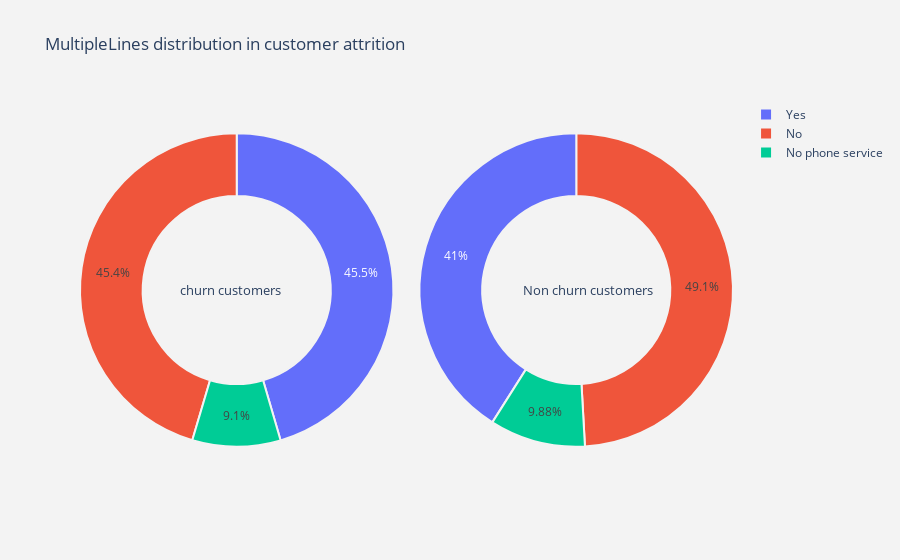

The notebook cell saved with this chart:
### Code cell
plot_pie('MultipleLines')

### Figure 1 — Plotly figure (JSON) as saved in the notebook; plotly's stock layout.template omitted (floating-point values rounded to 4 significant figures)
{"data": [{"domain": {"x": [0, 0.48]}, "hole": 0.6, "hoverinfo": "label+percent+name", "labels": ["Yes", "No", "No phone service"], "marker": {"line": {"color": "rgb(243,243,243)", "width": 2}}, "name": "Churn Customers", "type": "pie", "values": [850, 849, 170]}, {"domain": {"x": [0.52, 1]}, "hole": 0.6, "hoverinfo": "label+percent+name", "labels": ["No", "Yes", "No phone service"], "marker": {"line": {"color": "rgb(243,243,243)", "width": 2}}, "name": "Non churn customers", "type": "pie", "values": [2536, 2117, 510]}], "layout": {"annotations": [{"font": {"size": 13}, "showarrow": false, "text": "churn customers", "x": 0.15, "y": 0.5}, {"font": {"size": 13}, "showarrow": false, "text": "Non churn customers", "x": 0.88, "y": 0.5}], "paper_bgcolor": "rgb(243,243,243)", "plot_bgcolor": "rgb(243,243,243)", "title": {"text": "MultipleLines distribution in customer attrition "}}}
